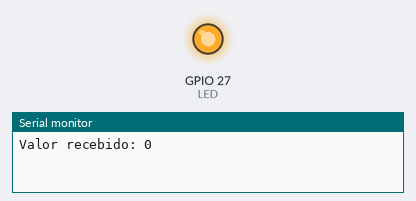
Simulated run of this program. Board: ESP32. Shown: output pins drawn as LEDs (lit = HIGH), the last lines printed to the serial monitor.

Above: at 0.2 s.
At 12.5 s:
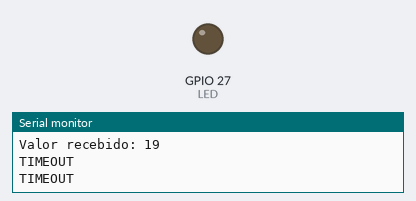
Timing chart, 0 to 20.2 s (numbered marks = the images above):
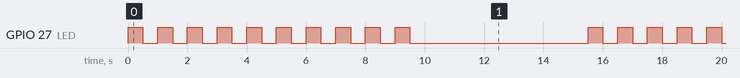

The program:

main.cpp
```cpp
/*   ****************************************
* Exemplo 7 para criar criar filas, adicionar e ler
* dados da fila através de duas tasks
*
******************************************** */

#include <Arduino.h>
#include "freertos/FreeRTOS.h"
#include "freertos/task.h"
#include "freertos/queue.h"

#define LED 27

QueueHandle_t fila_x;

TaskHandle_t task1Handle, task2Handle;

void task1(void *pvParameters);
void task2(void *pvParamaters);

void setup() {

  BaseType_t returned;

  Serial.begin(9600);
  pinMode(LED, OUTPUT);

  fila_x = xQueueCreate(5, sizeof(int)); /* cria uma fila capaz de armazenar 5 inteiros */

  if(fila_x == NULL){
    Serial.println("Não foi possível criar fila");
    while (1); /* o while permite que o programa continue parado aqui até que a condição seja desfeita */
  }

  returned = xTaskCreate(task1, "Task 1", configMINIMAL_STACK_SIZE+1024, NULL, 1, &task1Handle);

  /* leitura do retorno, a título de aprendizado e curiosidade */
  if(returned == pdFAIL){
    Serial.println("Não foi possível criar task 1");
    while (1); /* o while permite que o programa continue parado aqui até que a condição seja desfeita */
  }

  returned = xTaskCreate(task2, "Task 2", configMINIMAL_STACK_SIZE+1024, NULL, 1, &task2Handle);

  /* leitura do retorno, a título de aprendizado e curiosidade */
  if(returned == pdFAIL){
    Serial.println("Não foi possível criar task 2");
    while (1); /* o while permite que o programa continue parado aqui até que a condição seja desfeita */
  }

}

void loop() {
  vTaskDelay(pdMS_TO_TICKS(500));
}


void task1(void *pvParameters){

  int cont = 0;

  while(1){
    if(cont<20){
      xQueueSend(fila_x, &cont, portMAX_DELAY);
      cont++;
      digitalWrite(LED, !digitalRead(LED));
    }

    else{
      cont = 0;
      vTaskDelay(pdMS_TO_TICKS(5000));
    }
    vTaskDelay(pdMS_TO_TICKS(500));
  }
}

void task2(void *pvParameters){

  int valor_recebido = 0;

  while(1){
    if(xQueueReceive(fila_x, &valor_recebido, pdMS_TO_TICKS(1000)) == pdTRUE){
      Serial.println("Valor recebido: " + String(valor_recebido));
    }
    else{
      Serial.println("TIMEOUT");
      digitalWrite(LED, LOW);
    }
  }
}


/*
#include <Arduino.h>

void setup() {
  Serial.begin(115200);
}

void loop() {
}

*/
```

Measured:
- by itself, GPIO 27 (LED): repeats every 15.5 s: 9 × (LOW 0.50 s, HIGH 0.50 s), LOW 6.0 s, HIGH 0.50 s
- by itself, everything shown: repeats every 15.5 s, in 20 steps
